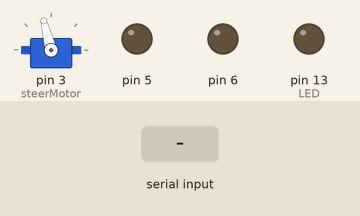
Recording of a sketch running on a simulated Arduino Uno, built with avr-gcc and run on an emulated ATmega328P. Shown: servo, output pins drawn as LEDs (lit = HIGH). The test bench sets the inputs (shaded band).

Above: at 1.2 s.
1.3 s: "s;45\n" received over Serial
At 2.5 s:
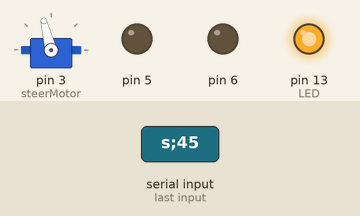
2.8 s: ";" received over Serial
At 3.8 s:
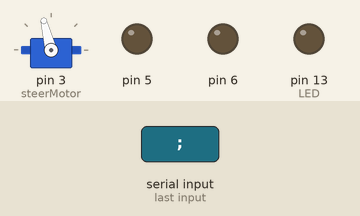
Timing chart, 0 to 5.8 s (numbered marks = the images above; inputs shaded):
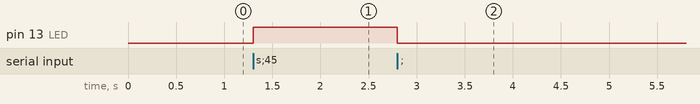

Measured:
- after the input at 1.3 s, pin 13 (LED): LOW → HIGH at once
- after the input at 2.8 s, pin 13 (LED): HIGH → LOW at once

The sketch:

UARTControllerTestingArduinoFirmware.ino
```cpp
#include <Servo.h>

#define LED 13

class SteerServo
{
  public:

    int pin;             // This is the pin that servo is connected to
    double steerValue;   // This is in the range [-100.0, 100.0] percent. 100% is max right turn and -100% is max left turn
    Servo servo;

    // These constans are tuned with sg90 running at ~5V
    const int CENTER=104;
    const int MAXR=165;
    const int MAXL=36;

    /**
     * THis function set the steer value
     * vl is between [-100, 100] percent
     * -100 is max left turn, and 100 is max right turn
     */
    void steer(double vl)
    {
      if(vl > 100.0)
      {
        vl = 100.0;
      }
      if(vl < -100.0)
      {
        vl = -100.0;
      }
      this->steerValue = vl;
      // Calculate real pwm value
      int pwm;
      if(vl > 0.0 )
      {
        pwm = CENTER + (MAXR - CENTER) * (vl/100.0);
      }
      else
      {
        pwm = CENTER - (CENTER - MAXL) * (-vl/100.0);
      }
      // Write the actual value to the PWM
      this->servo.write(pwm);
    }

    SteerServo()
    {
      // Weird runtime error if we set up the servo and attach it in this constructor
      // If we create a global SteerServo variable, and attach the serve to the pin in the constructor
      // THis program would not work
      // However, if we create a global SteerServo, and only attach to servo, in the setup funciton, or later on, it works
      // So in this funciton, just initialize steerValue to dummy value
      // The actual work will be in the attach function below, which should be called in the setup() function or below the setup()
    }

    void attach(int ctrlPin)
    {
      this->pin = ctrlPin;
      this->servo.attach(ctrlPin);
      this->steerValue = 0;
      this->steer(0);
    }
};

class ThrottleMotor
{
  public:

  int fwdPin;
  int bwdPin;
  double throttleAmount;

  /**
   * This function set the throttle amount
   * vl is between [-100, 100] percent
   * with 100 as moving forward as full power
   * and -100 as moving backward as full power
   */
  void throttle(double vl)
  {
    if(vl > 100.0)
    {
      vl = 100.0;
    }
    if(vl < -100.0)
    {
      vl = -100.0;
    }

    this->throttleAmount = vl;
    // Calculate real pwm value
    int pwm;
    if(vl > 0.0 )
    {
      // Move forward
      pwm = 255 * vl/100.0;
      analogWrite(this->bwdPin, 0);
      analogWrite(this->fwdPin, pwm);
    }
    else
    {
      // Move backward
      pwm = -255 * vl/100.0;
      analogWrite(this->bwdPin, pwm);
      analogWrite(this->fwdPin, 0);
    }
  }

  ThrottleMotor(int forwardPin, int backwardPin)
  {
    // pin setup
    this->fwdPin = forwardPin;
    this->bwdPin = backwardPin;
    pinMode(forwardPin, OUTPUT);
    pinMode(backwardPin, OUTPUT);
    // Initilize value
    this->throttleAmount = 0;
    this->throttle(0.0);
  }
};

// Program: Control DC motors using BTS7960 H Bridge Driver.
//==========================================================================
// Connection to the BTS7960 board:
// BTS7960 Pin 1 (RPWM) to Arduino pin 5(PWM)
// BTS7960 Pin 2 (LPWM) to Arduino pin 6(PWM)
// BTS7960 Pin 3 (R_EN), 4 (L_EN), 7 (VCC) to Arduino 5V pin
// BTS7960 Pin 8 (GND) to Arduino GND
// BTS7960 Pin 5 (R_IS) and 6 (L_IS) not connected

ThrottleMotor throttleMotor(5,6);

// The setup control the steering using an sg90 connected to pin 3

SteerServo steerMotor;


// Command parsing
// There are 2 command:
//  + 's steer_amount;'
//  + 't throttle_amount;'
//  commands always terminate with ;

char parsingBuff[100]={'\0'};
char rdOut, cmd;
int len = 0;
int amount;       // This is supposed to be double but Arduino sscanf does not seem to work with double and float so let just use integer
int itemParsed;

void setup()
{
  // Serial to get command from host
  Serial.begin(9600);
  // Set up LED indicator for debug purposes
  pinMode(LED, OUTPUT);
  digitalWrite(LED, LOW);
  // Attach the pin to the sg90 here, if this is done is the SteerServo class's constructor, the servo would not work properly, why? I don't know
  steerMotor.attach(3);
}

void loop()
{
  while(Serial.available())
  {
    rdOut = Serial.read();
    if(rdOut == ';')
    {
      // Command terminated
      // Terminate the parsing buff
      parsingBuff[len] = '\0';
      // Parse the command
      itemParsed = sscanf(parsingBuff, "%c %d",&cmd, &amount);
      if(itemParsed == 2)
      {
        // should only has 2 parsed items, otherwise, something wrong happened, don't parse
        // Let parse
        if(cmd == 's')
        {
          // Steering
          steerMotor.steer(amount);
        }
        else if(cmd == 't')
        {
          // Thorttle
          throttleMotor.throttle(amount);
        }
      }
      // Reset parsing mechanism
      parsingBuff[0]='\0';
      len=0;
    }
    else
    {
      parsingBuff[len++] = rdOut;
    }

    // DEBUG
    if( cmd == 't')
    {
      if(amount > 50 || amount < -50)
      {
        digitalWrite(LED, HIGH);
      }
      else
      {
        digitalWrite(LED, LOW);
      }
    }
    else if(cmd == 's')
    {
      if(amount < 50 && amount > -50)
      {
        digitalWrite(LED, HIGH);
      }
      else
      {
        digitalWrite(LED, LOW);
      }
    }
    else
    {
      digitalWrite(LED, LOW);
    }

  }
}
```
